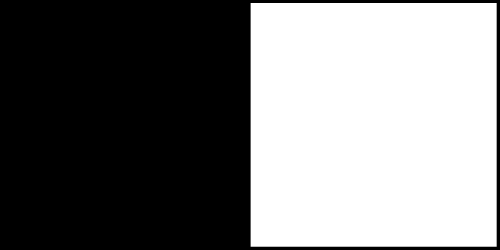
#> input picture bnw.png, 500 x 250 px, found by its file name
$ python concept.py
#> lines starting #> are read from the running program, lines starting #| are printed output that depends on the picture; after the words box and inside, x2 and y2 are one past the last pixel; in counts of white or black regions, pixels touching at a corner belong together
import cv2
import numpy as np

img1 = np.zeros([250,500,3],np.uint8)
img1 = cv2.rectangle(img1,(200,0),(300,100),(255,255,255),-1)
img2 = cv2.imread("C:/Users/MY PC/OneDrive/Desktop/Train/Python/Computer Vision/bnw.png",1)
#> img2 is the input picture: shape (250, 500, 3); min 0, max 255, mean 122.3

bitAnd = cv2.bitwise_and(img1,img2)
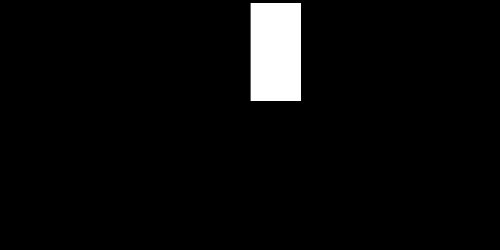
#> bitAnd: shape (250, 500, 3); min 0, max 255, mean 10.1
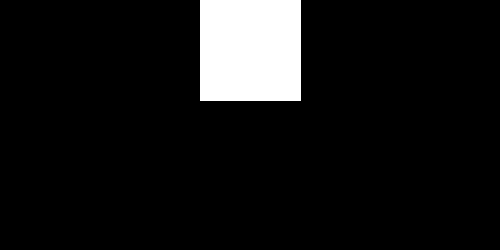
#> img1: shape (250, 500, 3); 8.2% white; 1 white region, box (x1, y1, x2, y2) and area: (200, 0, 301, 101) 10201
bitOr = cv2.bitwise_or(img1,img2)
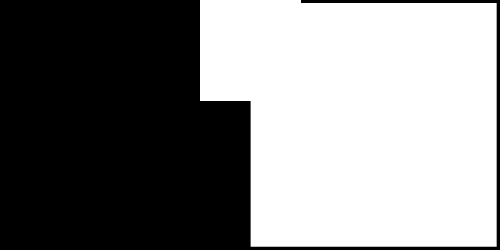
#> bitOr: shape (250, 500, 3); min 0, max 255, mean 133.1
bitXOR = cv2.bitwise_xor(img1,img2)
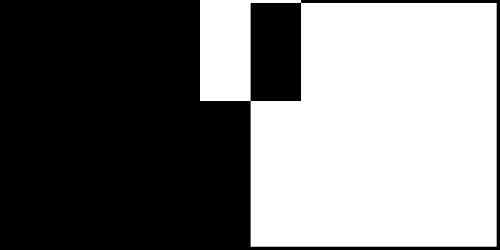
#> bitXOR: shape (250, 500, 3); min 0, max 255, mean 123
bitNot1 = cv2.bitwise_not(img1)
bitNot2 = cv2.bitwise_not(img2)
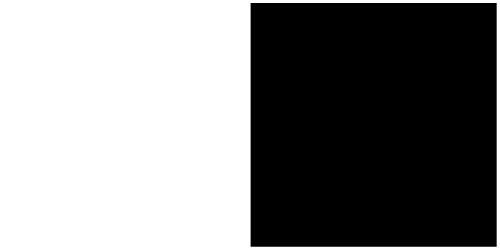
#> bitNot2: shape (250, 500, 3); min 0, max 255, mean 132.7

cv2.imshow('img1',img1)
cv2.imshow('img2',img2)

cv2.imshow('AND',bitAnd)
cv2.imshow('OR',bitOr)
cv2.imshow('XOR',bitXOR)
cv2.imshow('Notimg1',bitNot1)
cv2.imshow('Notimg2',bitNot2)

cv2.waitKey(0)
cv2.destroyAllWindows()
